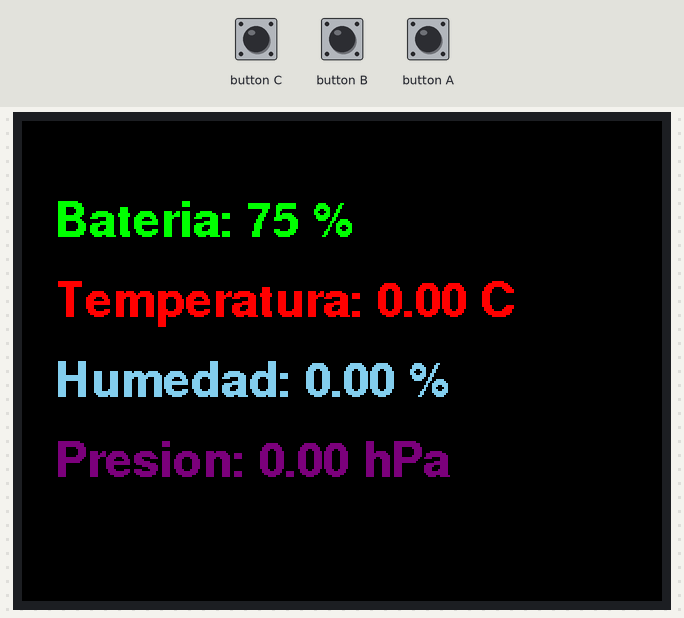
The program below on a simulated ESP32. Shown: 320×240 colour display. The test bench sets the inputs (shaded band). Not simulated (calls return 0 or success): M5UnitENV.h.

Above: at 1.3 s.
1.4 s: button A pressed for 2.45 s
At 3.6 s:
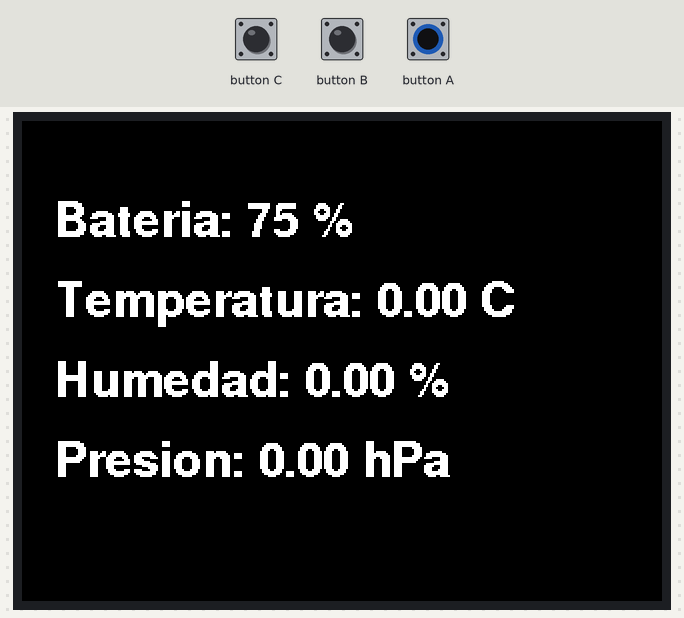
Timing chart, 0 to 5.1 s (numbered marks = the images above; inputs shaded):
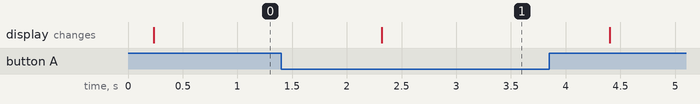

The program:

main.cpp
```cpp
#include <Arduino.h>
#include <M5UnitENV.h>
#include <M5Unified.h>
#include <M5GFX.h>  // Opcional para fuentes personalizadas, pero incluido por compatibilidad

SHT3X sht30;    // Sensor de temperatura y humedad
QMP6988 qmp6988;  // Sensor de presión

unsigned long startTime = 0;  // Tiempo de inicio
const unsigned long dimTimeout = 10000;
unsigned long lastActivity = 0;
const unsigned long inactivityTimeout = 30000;

uint8_t battery = M5.Power.getBatteryLevel();

int allWhite = !allWhite;
int dimmed;

int temp, hum, pres;

void setup() {
  auto cfg = M5.config();
  M5.begin(cfg);

  // Inicializar los sensores ENV III con Wire (I2C inicializado por M5.begin()).
  if (!sht30.begin(&Wire, 0x44)) {
    Serial.println("Error inicializando SHT30");
    while (1) delay(1);  // Detener si falla
  }
  if (!qmp6988.begin(&Wire, 0x70)) {
    Serial.println("Error inicializando QMP6988");
    while (1) delay(1);  // Detener si falla
  }

  M5.Lcd.setRotation(1); // Opcional: Rotar la pantalla para mejor visualización
  M5.Lcd.setFont(&fonts::FreeSansBold12pt7b);
  M5.Lcd.setTextDatum(top_center);
  M5.Lcd.setCursor(M5.Lcd.width() / 2, 0);
  //M5.Lcd.println("Sensor ENV III");


}

void loop() {

  M5.update();  // Actualizar el estado de los botones y touch

  uint8_t battery = M5.Power.getBatteryLevel();

  // Verificar si hay actividad (presión de botones)
  if (M5.BtnA.wasPressed() || M5.BtnB.wasPressed() || M5.BtnC.wasPressed()) {
    lastActivity = millis();
  }

  // Verificar si ha pasado el tiempo de inactividad
  if (millis() - lastActivity > inactivityTimeout) {
    M5.Power.deepSleep();  // Entrar en modo deep sleep (mínimo consumo de energía)
  }

  if (allWhite = false || M5.BtnA.wasPressed()) {
    allWhite = true;
    // Reiniciar temporizadores para evitar dim/sleep inmediato
    startTime = millis();
    dimmed = false;
    M5.Lcd.setBrightness(255);  // Restaurar brillo máximo al interactuar
}
  else {
   allWhite = false;
  }

  float temp = 0.0, hum = 0.0, pres = 0.0;

  // Actualizar y leer los valores del sensor
  if (sht30.update() && qmp6988.update()) {
    temp = sht30.cTemp;
    hum = sht30.humidity;
    pres = qmp6988.pressure / 100.0f;  // Convertir de Pa a hPa

    if (!dimmed && (millis() - startTime > dimTimeout)) {
    M5.Lcd.setBrightness(50);  // Bajar el brillo a 50 (ajusta este valor según prefieras, 0-255)
    dimmed = true;
    }


    M5.Lcd.fillRect(0, 30, M5.Lcd.width(), M5.Lcd.height() - 30, TFT_BLACK); // Limpiar el área de datos

   if (allWhite) {
      M5.Lcd.setTextColor(TFT_WHITE);
    } else {
      M5.Lcd.setTextColor(TFT_RED);
    }

    M5.Lcd.setCursor(M5.Lcd.width() / 20, 80);
    M5.Lcd.printf("Temperatura: %.2f °C", temp);

    if (allWhite) {
      M5.Lcd.setTextColor(TFT_WHITE);
    } else {
      M5.Lcd.setTextColor(TFT_SKYBLUE);
    }

    M5.Lcd.setCursor(M5.Lcd.width() / 20, 120);
    M5.Lcd.printf("Humedad: %.2f %%", hum);

    if (allWhite) {
      M5.Lcd.setTextColor(TFT_WHITE);
    } else {
      M5.Lcd.setTextColor(TFT_PURPLE);
    }

    M5.Lcd.setCursor(M5.Lcd.width() / 20, 160);
    M5.Lcd.printf("Presion: %.2f hPa", pres);

    if (allWhite) {
      M5.Lcd.setTextColor(TFT_WHITE);
    } else {
      M5.Lcd.setTextColor(TFT_GREEN);
    }

    M5.Lcd.setCursor(M5.Lcd.width() / 20, 40);
    M5.Lcd.printf("Bateria: %d %%", battery);

    //M5.Lcd.setTextColor(TFT_WHITE);
    //M5.Lcd.setCursor(M5.Lcd.width() / 20, 180);
    //M5.Lcd.printf("Tonto quien lo lea");
  } else {
    M5.Lcd.fillRect(0, 30, M5.Lcd.width(), M5.Lcd.height() - 30, TFT_BLACK);
    M5.Lcd.setCursor(M5.Lcd.width() / 20, 60);
    M5.Lcd.println("Error de lectura del sensor.");
  }

  delay(2000); // Esperar 2 segundos antes de la siguiente lectura
}
```

Measured:
- after the input at 1.4 s, the display: changes after 0.92 s (image 1)
